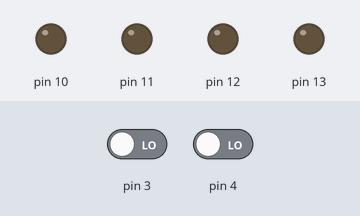
A sketch run on a simulated Arduino Uno, built with avr-gcc and run on an emulated ATmega328P. On the bench: output pins drawn as LEDs (lit = HIGH). Inputs (shaded band) come from the test bench; at power-on: pin 3 LOW, pin 4 LOW.

Above: at 1.2 s.
1.3 s: pin 3 driven HIGH
At 1.7 s:
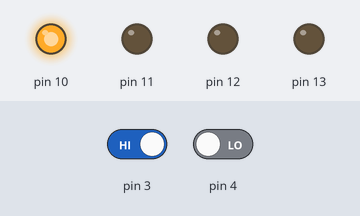
2.8 s: pin 4 driven HIGH
At 4.0 s:
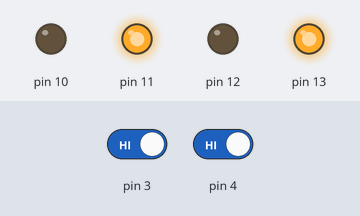
4.3 s: pin 3 driven LOW
At 5.2 s:
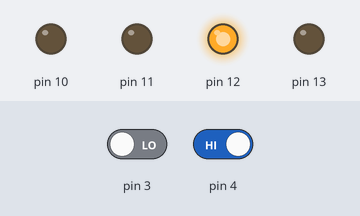
5.8 s: pin 4 driven LOW
At 6.3 s:
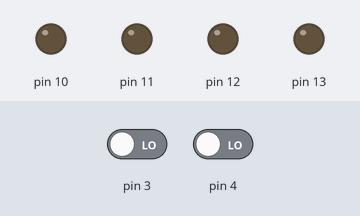
Timing chart, 0 to 8.3 s (numbered marks = the images above; inputs shaded):
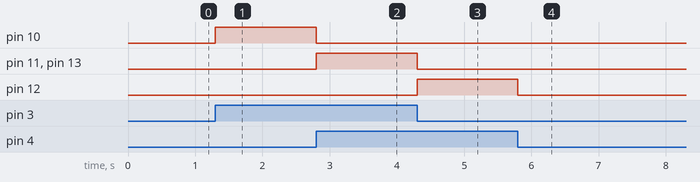

The sketch:

Photophobic_robot.ino
```cpp
void setup()
{
pinMode(10,OUTPUT);
pinMode(11,OUTPUT);
pinMode(12,OUTPUT);
pinMode(13,OUTPUT);
pinMode(3,INPUT);
pinMode(4,INPUT);
}

void loop()
{
int l = digitalRead(3);
int r = digitalRead(4);

if(l==HIGH && r==HIGH)
{
digitalWrite(10,LOW);
digitalWrite(11,HIGH);
digitalWrite(12,LOW);
digitalWrite(13,HIGH);
}
else if(l==LOW && r==HIGH)
{
digitalWrite(10,LOW);
digitalWrite(11,LOW);
digitalWrite(12,HIGH);
digitalWrite(13,LOW);
}
else if(l==HIGH && r==LOW)
{
digitalWrite(10,HIGH);
digitalWrite(11,LOW);
digitalWrite(12,LOW);
digitalWrite(13,LOW);
}
else
{
digitalWrite(10,LOW);
digitalWrite(11,LOW);
digitalWrite(12,LOW);
digitalWrite(13,LOW);
}
}
```

Measured:
- after the input at 1.3 s, pin 10: LOW → HIGH at once
- after the input at 2.8 s, pin 10: HIGH → LOW at once; pin 11, pin 13: LOW → HIGH at once
- after the input at 4.3 s, pin 11, pin 13: HIGH → LOW at once; pin 12: LOW → HIGH at once
- after the input at 5.8 s, pin 12: HIGH → LOW at once
